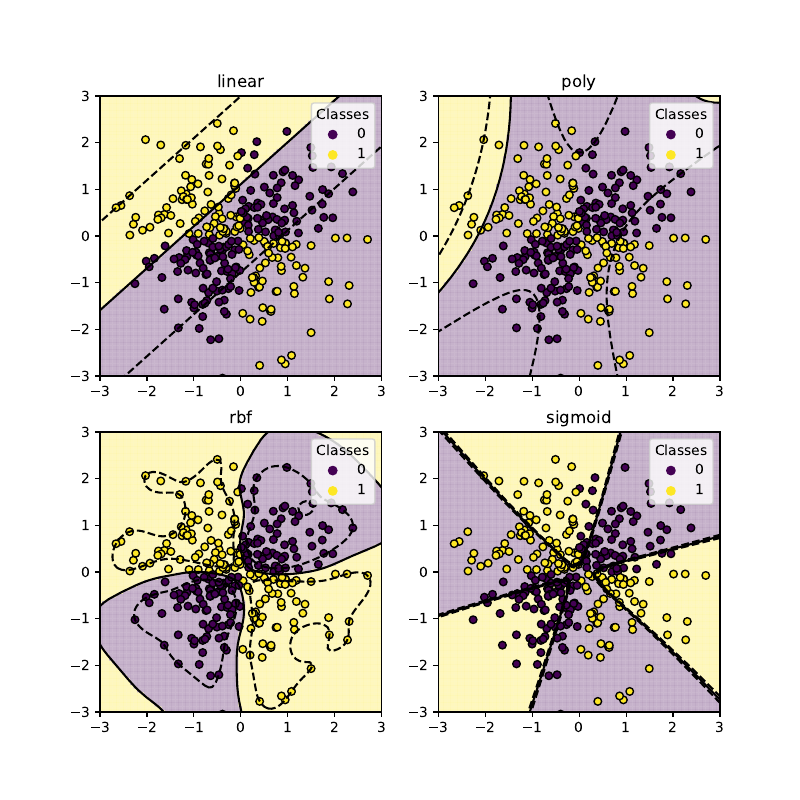

The script that saved this image:
#!/usr/bin/python3
# Little modifications from the documentation code in
# https://scikit-learn.org/stable/auto_examples/svm/plot_svm_kernels.html#sphx-glr-auto-examples-svm-plot-svm-kernels-py
#
import matplotlib.pyplot as plt
import numpy as np
from sklearn import svm
from sklearn.inspection import DecisionBoundaryDisplay

X = np.array(
    [
        [0.4, -0.7],
        [-1.5, -1.0],
        [-1.4, -0.9],
        [-1.3, -1.2],
        [-1.1, -0.2],
        [-1.2, -0.4],
        [-0.5, 1.2],
        [-1.5, 2.1],
        [1.0, 1.0],
        [1.3, 0.8],
        [1.2, 0.5],
        [0.2, -2.0],
        [0.5, -2.4],
        [0.2, -2.3],
        [0.0, -2.7],
        [1.3, 2.1],
    ]
)

y = np.array([0, 0, 0, 0, 0, 0, 0, 0, 1, 1, 1, 1, 1, 1, 1, 1])

def plot_training_data_with_decision_boundary(
    kernel, ax=None, long_title=True, support_vectors=True
    ):
    # Train the SVC
    clf = svm.SVC(kernel=kernel, gamma=2).fit(X, y)

    # Settings for plotting
    x_min, x_max, y_min, y_max = -3, 3, -3, 3
    ax.set(xlim=(x_min, x_max), ylim=(y_min, y_max))

    # Plot decision boundary and margins
    common_params = {"estimator": clf, "X": X, "ax": ax}
    DecisionBoundaryDisplay.from_estimator(
        **common_params,
        response_method="predict",
        plot_method="pcolormesh",
        alpha=0.3,
    )
    DecisionBoundaryDisplay.from_estimator(
        **common_params,
        response_method="decision_function",
        plot_method="contour",
        levels=[-1, 0, 1],
        colors=["k", "k", "k"],
        linestyles=["--", "-", "--"],
    )

    if support_vectors:
        # Plot bigger circles around samples that serve as support vectors
        ax.scatter(
            clf.support_vectors_[:, 0],
            clf.support_vectors_[:, 1],
            s=150,
            facecolors="none",
            edgecolors="k",
        )

    # Plot samples by color and add legend
    ax.scatter(X[:, 0], X[:, 1], c=y, s=30, edgecolors="k")
    ax.legend(*scatter.legend_elements(), loc="upper right", title="Classes")
    ax.set_title(kernel)

xx, yy = np.meshgrid(np.linspace(-3, 3, 500), np.linspace(-3, 3, 500))
np.random.seed(0)
X = np.random.randn(300, 2)
y = np.logical_xor(X[:, 0] > 0, X[:, 1] > 0)

# Plotting settings
fig, ax = plt.subplots(figsize=(4, 3))
x_min, x_max, y_min, y_max = -3, 3, -3, 3
ax.set(xlim=(x_min, x_max), ylim=(y_min, y_max))

# Plot samples by color and add legend
scatter = ax.scatter(X[:, 0], X[:, 1], s=150, c=y, label=y, edgecolors="k")
ax.legend(*scatter.legend_elements(), loc="upper right", title="Classes")
# ax.set_title("Samples in two-dimensional feature space")

fig, ax = plt.subplots(2, 2, figsize=(8, 8))
# fig.suptitle("SVC with different kernels", fontsize=16)
args = dict(long_title=False, support_vectors=False)
plot_training_data_with_decision_boundary("linear", ax[0, 0], **args)
plot_training_data_with_decision_boundary("poly", ax[0, 1], **args)
plot_training_data_with_decision_boundary("rbf", ax[1, 0], **args)
plot_training_data_with_decision_boundary("sigmoid", ax[1, 1], **args)
plt.savefig('kernels.pdf')


